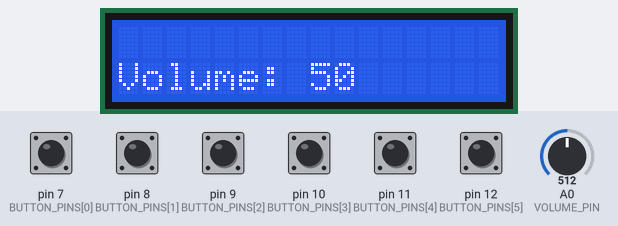
A sketch run on a simulated Arduino Uno, built with avr-gcc and run on an emulated ATmega328P. On the bench: 16×2 character LCD. The inputs (shaded band) are chosen by the test bench; at power-on: pin 7 (BUTTON_PINS[0]), pin 8 (BUTTON_PINS[1]), pin 9 (BUTTON_PINS[2]), pin 10 (BUTTON_PINS[3]), pin 11 (BUTTON_PINS[4]), pin 12 (BUTTON_PINS[5]) HIGH, A0 (VOLUME_PIN) = 512. What the sketch prints to the serial monitor is not drawn.

Above: at 0.22 s.
1.3 s: pin 7 (BUTTON_PINS[0]) pulled LOW for 0.15 s
At 1.46 s:
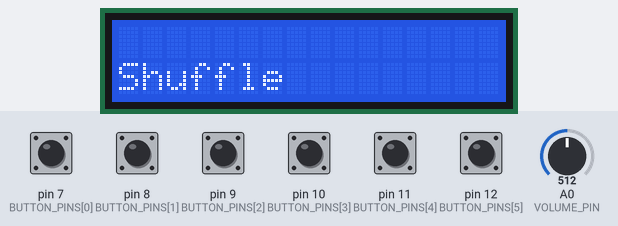
3.1 s: pin 8 (BUTTON_PINS[1]) pulled LOW for 0.15 s
At 3.26 s:
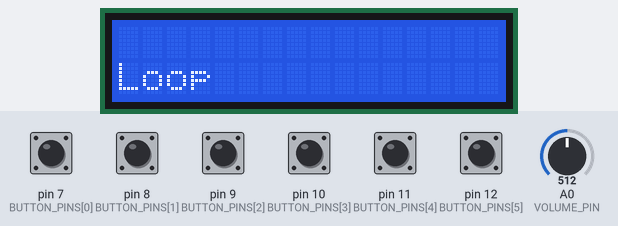
4.9 s: pin 9 (BUTTON_PINS[2]) pulled LOW for 0.15 s
At 5.06 s:
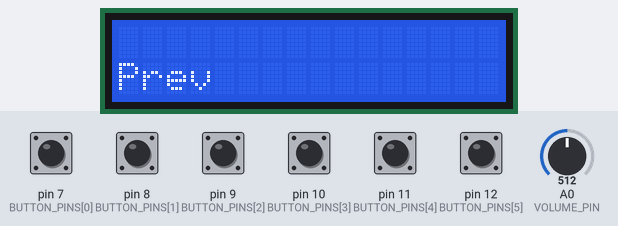
6.7 s: pin 10 (BUTTON_PINS[3]) pulled LOW for 0.15 s
At 6.86 s:
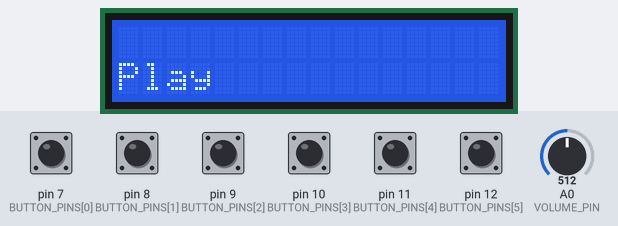
8.5 s: pin 11 (BUTTON_PINS[4]) pulled LOW for 0.15 s
At 8.66 s:
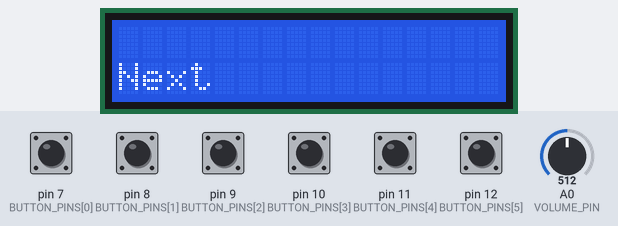
10.3 s: pin 12 (BUTTON_PINS[5]) pulled LOW for 0.15 s
At 10.46 s:
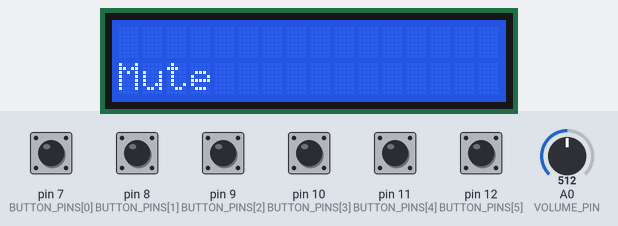
Timing chart, 0 to 13.1 s (numbered marks = the images above; inputs shaded):
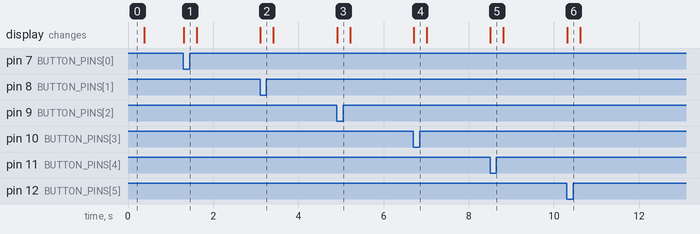

Measured:
- after the input at 1.3 s, the display: changes at once (image 1)
- after the input at 3.1 s, the display: changes at once (image 2)
- after the input at 4.9 s, the display: changes at once (image 3)
- after the input at 6.7 s, the display: changes at once (image 4)
- after the input at 8.5 s, the display: changes at once (image 5)
- after the input at 10.3 s, the display: changes at once (image 6)

The sketch:

arduino.ino
```cpp
#include <Wire.h>
#include <hd44780.h>
#include <hd44780ioClass/hd44780_I2Cexp.h>

//  2 x 16 display
hd44780_I2Cexp lcd;
const int LCD_COLS = 16;
const int LCD_ROWS = 2;

//  pins and names of buttons
const int BUTTON_PINS[6] = {7, 8, 9, 10, 11, 12};
const String BUTTON_NAMES[6] = {"Shuffle:", "Loop:", "Prev:", "Play:", "Next:", "Mute:"};

//  pin of potentiometer
const int VOLUME_PIN = A0;
//  volume update will only be sent if new volume is higher or lower than the current volume by this amount
const int VOLUME_THRES = 5;

// stores last state of button (initialized to 0)
int button_last_state[6] = {1, 1, 1, 1, 1, 1};

//  stores last state of potentiometer
int volume_last_state = 0;

//  stores current state of button for loop
int button_current_state = 0;

//  stores name of currently playing song
String song_current_name = "";

//  raw input from potentiometer and converted volume
int volume_raw = 0;
int volume = 0;

//  stores name of current button for loop
String button_name = "";

//  stores last input from serial
String serial_input = "";
bool serial_input_complete = false;

void setup()
{
  //  set pins to input mode
  for (int i = 0; i < 6; i++)
  {
    pinMode(BUTTON_PINS[i], INPUT_PULLUP);
  }

  //  initialize serial output
  Serial.begin(9600);

  //  start lcd
  lcd.begin(LCD_COLS, LCD_ROWS);

  //  reserve
  serial_input.reserve(1000);
}

void loop()
{
  //  looping through all buttons
  for (int i = 0; i < 6; i++)
  {
    //  getting current state of button
    button_current_state = digitalRead(BUTTON_PINS[i]);

    //  button pressed
    if (button_last_state[i] == HIGH && button_current_state == LOW)
    {
      button_name = BUTTON_NAMES[i];

      // send name to serial and update current button state
      Serial.println(button_name);
      button_last_state[i] = LOW;

      //  print button name to the lower portion of the lcd
      lcd.clear();

      lcd.setCursor(0, 1);
      lcd.print(button_name.substring(0, button_name.indexOf(":")));

      //  only want to show temporarily
      delay(300);

      lcd.clear();
    }

    //  button released
    else if (button_last_state[i] == LOW && button_current_state == HIGH)
    {
      button_last_state[i] = HIGH;
    }
  }

  //  reading volume from potentiometer
  volume_raw = analogRead(VOLUME_PIN);
  //  spotify handles volume via percentage (0%-100%) so we convert the raw reading
  volume = map(volume_raw, 0, 1023, 0, 100);

  //  threshold prevents instability (e.g. volume rapidly going between 72 and 73) due to inaccuracy of potentiometer
  if (volume >= volume_last_state + VOLUME_THRES || volume <= volume_last_state - VOLUME_THRES)
  {
    //  send the new volume
    Serial.print("Volume:");
    Serial.println(volume);

    //  update state
    volume_last_state = volume;

    //  print to lower portion of lcd
    lcd.clear();

    lcd.setCursor(0, 1);
    lcd.print("Volume: ");
    lcd.print(volume);

    //  only want to show temporarily
    delay(300);

    lcd.clear();
  }

  //  checking if new song name recieved via serial is different
  //  (if not, it is unneccessary to update the lcd)
  if (serial_input_complete && song_current_name != serial_input)
  {
    //  updating current song
    song_current_name = serial_input;

    //  resetting serial input
    serial_input = "";
    serial_input_complete = false;

    //  clear lcd
    lcd.clear();
  }

  //  print current song name to the top line of the lcd
  //  and the current artist to the bottom line
  lcd.setCursor(0, 0);
  lcd.print(song_current_name.substring(song_current_name.indexOf("-") + 2));

  lcd.setCursor(0, 1);
  lcd.print(song_current_name.substring(0, song_current_name.indexOf("-") - 1));
}

//  this function is automatically triggered every loop()
//  when there is serial data to be read
//  https://www.arduino.cc/en/Tutorial/BuiltInExamples/SerialEvent
void serialEvent()
{
  while (Serial.available())
  {
    //  get next character
    char in = (char)Serial.read();

    //  if next character is a new line, the string is finished
    if (in == '\n')
    {
      serial_input_complete = true;
      break;
    }

    //  add next character to string
    serial_input += in;
  }
}
```
